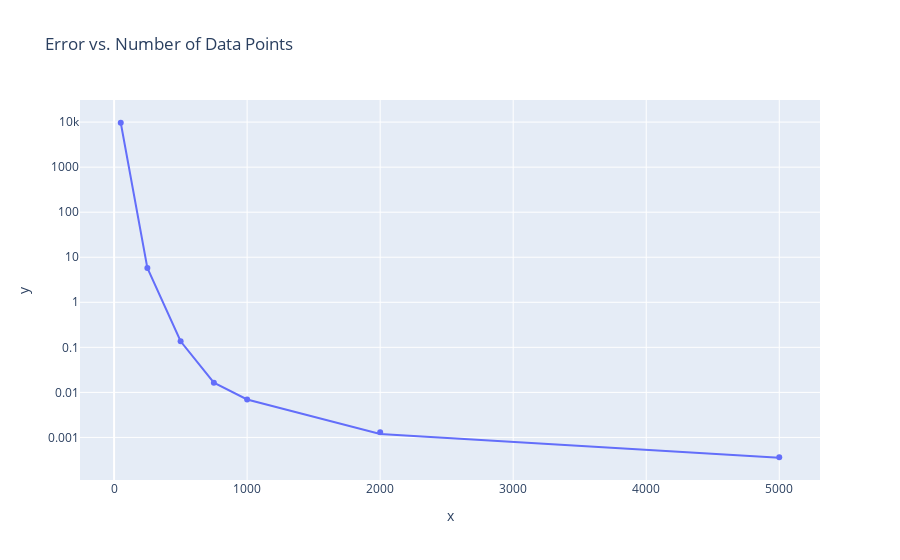

The notebook cell this image was saved under:
### Code cell
n_data_points = [50, 250, 500, 750, 1000, 2000, 5000]
errors = []
for n in tqdm(n_data_points):
    X_train, y_train = generate_sample(n, n_dims, lower_bound, upper_bound, target_func, noise_scale=0)
    gpr = GPR(**args)
    gpr = gpr.fit(X_train, y_train) 
    y_pred = gpr.predict(X_test)
    error = mean_squared_error(y_test, y_pred)
    errors.append(error)
    
px.scatter(x=n_data_points, y=errors, title='Error vs. Number of Data Points', log_y=True, trendline="lowess")

### Figure 1 — Plotly figure (JSON) as saved in the notebook; plotly's stock layout.template omitted (floating-point values rounded to 4 significant figures)
{"data": [{"hovertemplate": "x=%{x}<br>y=%{y}<extra></extra>", "legendgroup": "", "marker": {"color": "#636efa", "symbol": "circle"}, "mode": "markers", "name": "", "orientation": "v", "showlegend": false, "type": "scatter", "x": [50, 250, 500, 750, 1000, 2000, 5000], "xaxis": "x", "y": [9673.0, 5.764, 0.1364, 0.01646, 0.006959, 0.001308, 0.000363], "yaxis": "y"}, {"hovertemplate": "<b>LOWESS trendline</b><br><br>x=%{x}<br>y=%{y} <b>(trend)</b><extra></extra>", "legendgroup": "", "marker": {"color": "#636efa", "symbol": "circle"}, "mode": "lines", "name": "", "showlegend": false, "type": "scatter", "x": [50, 250, 500, 750, 1000, 2000, 5000], "xaxis": "x", "y": [9673.0, 5.764, 0.1364, 0.01646, 0.006959, 0.001197, 0.0003555], "yaxis": "y"}], "layout": {"legend": {"tracegroupgap": 0}, "title": {"text": "Error vs. Number of Data Points"}, "xaxis": {"anchor": "y", "domain": [0, 1], "title": {"text": "x"}}, "yaxis": {"anchor": "x", "domain": [0, 1], "title": {"text": "y"}, "type": "log"}}}
